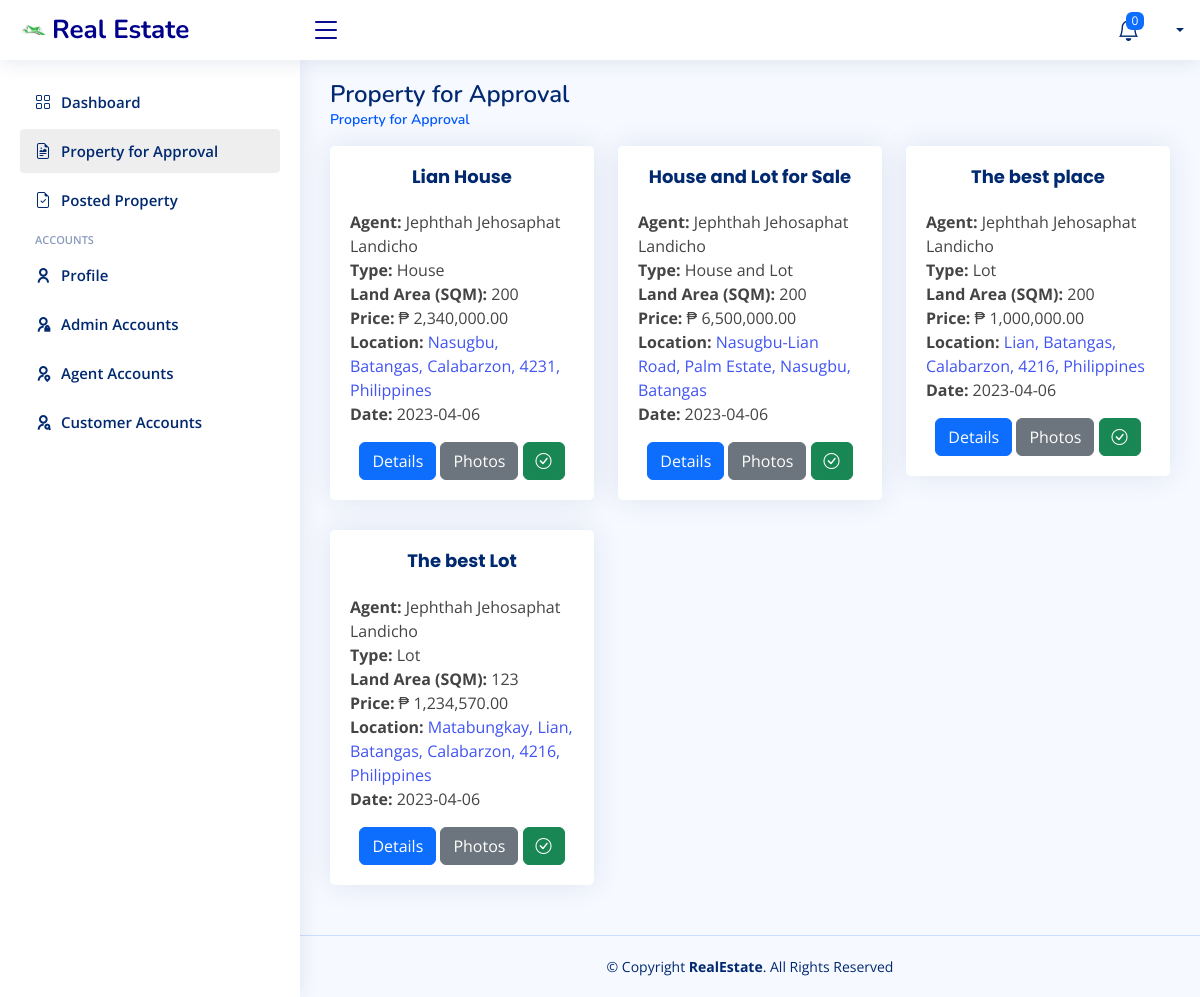
Page /Admin/approval.php (signed in) on the earlier database version.
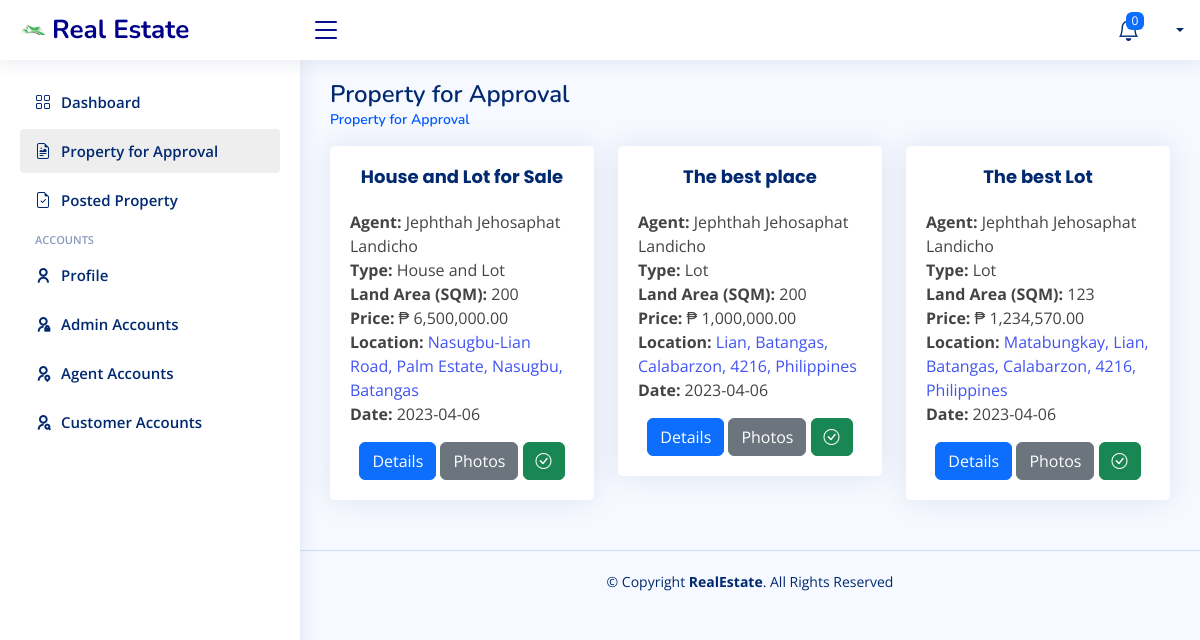
Same page on the later database version.
### tables this page shows
CREATE TABLE `seller_property` (
  `id` varchar(150) NOT NULL,
  `title` varchar(150) NOT NULL,
  `more_info` text NOT NULL,
  `price` float NOT NULL,
  `sqm` float NOT NULL,
  `type` varchar(50) NOT NULL,
  `approved` varchar(5) NOT NULL,
  `status` varchar(10) NOT NULL,
  `seller_id` int(11) NOT NULL,
  `latitude` varchar(150) NOT NULL,
  `longitude` varchar(150) NOT NULL,
  `location` varchar(150) NOT NULL,
  `bedroom` int(11) NOT NULL,
  `garages` int(11) NOT NULL,
  `cr` int(11) NOT NULL,
  `image` text NOT NULL,
  `date` date NOT NULL,
  `floor_sqm` float NOT NULL
);

CREATE TABLE `seller_login` (
  `id` int(11) NOT NULL,
  `name` varchar(100) NOT NULL,
  `username` varchar(100) NOT NULL,
  `email` varchar(100) NOT NULL,
  `password` varchar(100) NOT NULL,
  `address` varchar(100) NOT NULL,
  `contact_num` varchar(20) NOT NULL,
  `image` text NOT NULL
);

### Admin/approval.php (the view, shortened to what this page needs)
<?php include 'header.php';
global $con;
$sql = "SELECT seller_property.id, `title`, sl.name AS Name, `more_info`, `price`, `sqm`, `type`, `latitude`, `longitude`, `location`, `bedroom`, `garages`, `cr`, seller_property.image,`date`,`floor_sqm`,seller_property.seller_id FROM `seller_property`
INNER JOIN `seller_login` AS sl ON seller_property.seller_id = sl.id
WHERE approved='No' ORDER BY date DESC";
$result = $con->query($sql);
?>
<link rel="stylesheet" href="https://unpkg.com/leaflet@1.9.3/dist/leaflet.css"
 />
<main id="main" class="main">
    <div class="pagetitle">
        <h1>Property for Approval</h1>
        <nav>
            <ol class="breadcrumb">
                <li class="breadcrumb-item active">Property for Approval</li>
            </ol>
        </nav>
    </div>
    <section class="section admin-confirmation">
        <div class="row">
            <?php if ($result->num_rows > 0) {
    while($row = $result->fetch_assoc()) { ?>
            <div class="col-md-4 px-10">
                <div class=" card" style="">
                    <div class="card-body">
                        <h5 class="card-title" style="text-align:center"> <strong> <?php echo $row["title"]; ?>
                            </strong> </h5>
                        <p class="card-text">
                            <strong> Agent: </strong> <?php echo $row["Name"]; ?> <br>
                            <strong> Type: </strong> <?php echo $row["type"]; ?> <br>
                            <strong> Land Area (SQM): </strong> <?php echo $row["sqm"]; ?> <br>
                            <?php
                            $price = $row["price"];
                            $_price = number_format($price,2);
                            ?>
                            <strong> Price: </strong> ₱ <?php echo $_price ?><br>
                            <strong> Location: </strong> <a style="cursor: pointer;" data-id2="<?php echo $row["id"]?>"
                                class="show-loc">
                                <?php echo $row["location"]; ?></a><br>
                            <strong> Date: </strong> <?php echo $row["date"]; ?><br>
                        </p>
                        <div style="text-align: center">
                            <button data-id="<?php echo $row["id"]?>" type_prop="<?php echo $row["type"]?>"
                                title="View Property Details" id="btn_details" type="button"
                                class="btn btn-primary btn_details" data-bs-backdrop="static" data-bs-keyboard="false">
                                Details</button>
                            <button data-id1="<?php echo $row["id"]?>" title="View Property Photos" id="btn_photos"
                                type="button" class="btn btn-secondary btn_photos" data-bs-backdrop="static"
                                data-bs-keyboard="false">
                                Photos</button>
                            <button data-id2="<?php echo $row["seller_id"]?>" data-id3="<?php echo $row["id"]?>"
                                title="Approved Property" id="btn_approved" type="button"
                                class="btn btn-success btn_approved">
                                <i class="bi bi-check-circle"></i>
                            </button>
                        </div>
                    </div>
                </div>
            </div>
            <?php
            }} else {echo "<h3 class='text-center text-secondary'> NO PROPERTIES TO BE APPROVED </h3>";} ?>
        </div>
    </section>
</main>
<?php include 'footer.php'; ?>

Differences in the rows shown:
no longer on this page (row edited): seller_property: title "Lian House", seller.name "Jephthah Jehosaphat Landicho", type "House", sqm "200", price "2,340,000.00", location "Nasugbu, Batangas, Calabarzon, 4231, Philippines", date "2023-04-06"
